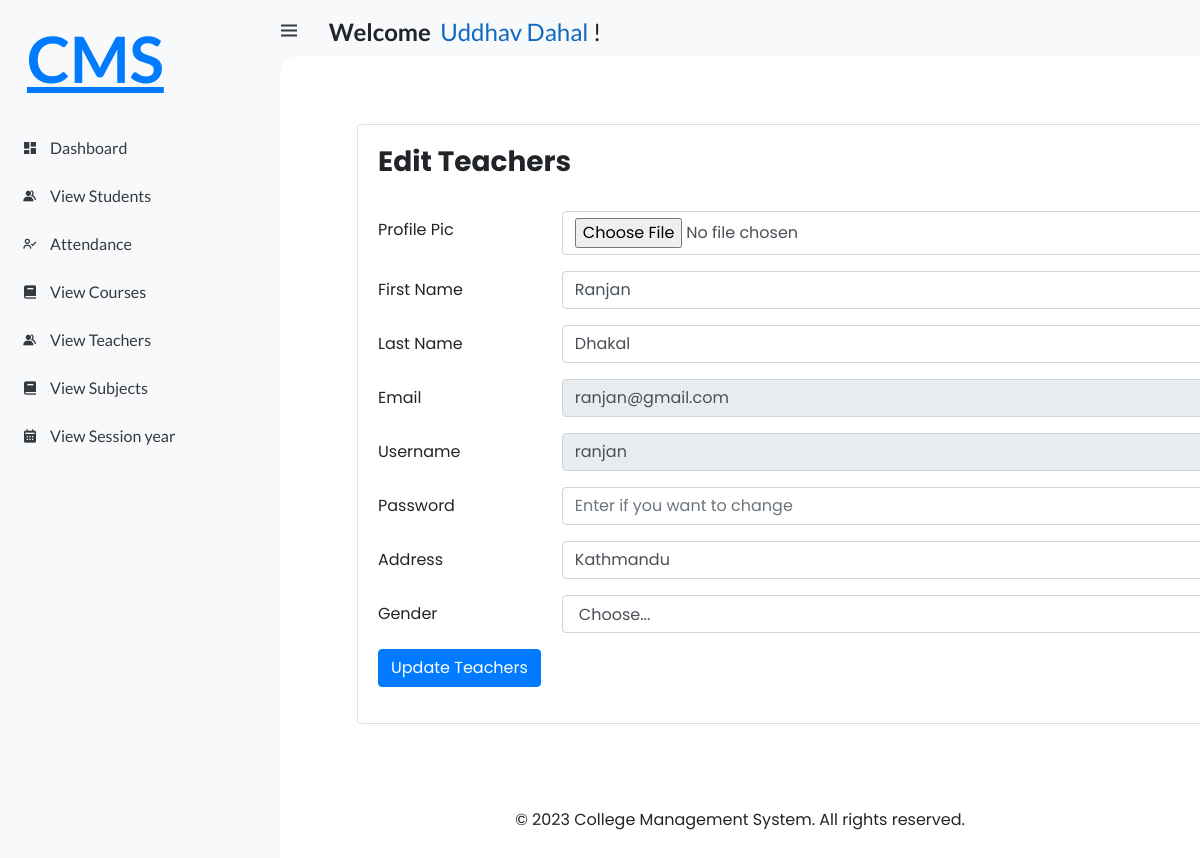
The app's page /hod/Staffs/Edit/1 (signed in) with its own data.
### student_management_app/models.py (models this page shows, shortened)
class CustomUser(AbstractUser):
    USER = (
        (1, 'HOD'),
        (2, 'STAFF'),
        (3, 'STUDENT'),
    )
    user_type = models.CharField(choices=USER, max_length=50, default=1)
    profile_pic = models.ImageField(upload_to='media/profile_pic/')

class Staff(models.Model):
    admin = models.OneToOneField(CustomUser, on_delete=models.CASCADE)
    address = models.TextField()
    gender = models.CharField(max_length=100)
    created_at = models.DateTimeField(auto_now_add=True)
    updated_at = models.DateTimeField(auto_now=True)

### student_management_system/Hod_views.py (the view)
# urls.py: path('hod/Staffs/Edit/<str:id>', Hod_views.Edit_Staffs, name='edit_staffs'),
@login_required(login_url='/')
def Edit_Staffs(request, id):
    staff = Staff.objects.get(id=id)
    context = {
        'staff': staff,
    }
    return render(request, 'Hod/edit_staff.html', context)

### templates/Hod/edit_staff.html (shortened to what this page needs)
{% extends 'index.html' %}
{% load static %}
{% block content %}
<link rel="stylesheet" href="{% static 'style/hod_styles/edit_staff.css' %}">
<div class="card" >
  <div class="card-body">
    <div class="update_container">
        <h3><b>Edit Teachers</b></h3>
        <br>
        <form action="{% url 'update_staffs' %}" method="post" enctype="multipart/form-data">
          <div class="form-group row">
            <label for="profile_pic" class="col-sm-2 col-form-label">Profile Pic</label>
            <div class="col-sm-10">
              <input type="file" class="form-control" id="profile_pic">
            </div>
          </div>
          <div class="form-group row">
            <label for="first_name" class="col-sm-2 col-form-label">First Name</label>
            <div class="col-sm-10">
              <input type="text" class="form-control" id="first_name" name="first_name" value="{{staff.admin.first_name}}">
            </div>
          </div>
          <div class="form-group row">
            <label for="last_name" class="col-sm-2 col-form-label">Last Name</label>
            <div class="col-sm-10">
              <input type="text" class="form-control" id="last_name" name="last_name" value="{{staff.admin.last_name}}">
            </div>
          </div>
          <div class="form-group row">
            <label for="email" class="col-sm-2 col-form-label">Email</label>
            <div class="col-sm-10">
              <input type="text" class="form-control" id="email" name="email" value="{{staff.admin.email}}" readonly>
            </div>
          </div>
          <div class="form-group row">
            <label for="username" class="col-sm-2 col-form-label">Username</label>
            <div class="col-sm-10">
              <input type="text" class="form-control" id="username" name="username" value="{{staff.admin.username}}", readonly>
            </div>
          </div>
          <div class="form-group row">
            <label for="password" class="col-sm-2 col-form-label">Password</label>
            <div class="col-sm-10">
              <input type="text" class="form-control" id="password" name="password" placeholder="Enter if you want to change">
            </div>
          </div>
          <div class="form-group row">
            <label for="address" class="col-sm-2 col-form-label">Address</label>
            <div class="col-sm-10">
              <input type="text" class="form-control" id="address" name="address" value="{{staff.address}}">
            </div>
          </div>
          <div class="form-group row">
            <label class="col-sm-2 col-form-label">Gender</label>
            <div class="col-sm-10">
              <select class="form-control" id="gender" name="gender">
                <option selected>Choose...</option>
              </select>
            </div>
          </div>
          <div class="form-group row">
            <div class="col-sm-10">
              <button type="submit" class="btn btn-primary">Update Teachers</button>
            </div>
          </div>
        </form>
    </div>
  </div>
</div>
{% endblock %}

### templates/index.html (shortened to what this page needs)
<!DOCTYPE html>
<html lang="en">
{% load static %}
{% load active_link_tags %}
<head>
	<link href='https://unpkg.com/boxicons@2.0.9/css/boxicons.min.css' rel='stylesheet'>
	<link rel="stylesheet" href="https://cdn.jsdelivr.net/npm/bootstrap@4.0.0/dist/css/bootstrap.min.css">
	<link rel="stylesheet" href="/static/css/base.css">
	<link rel="stylesheet" href="{% static 'style/index.css' %}">
	<link rel="stylesheet" href="https://cdn.jsdelivr.net/npm/bootstrap@4.0.0/dist/css/bootstrap.min.css">
</head>
<body>
	<section id="sidebar">
		<a href="{% url 'hod_home' %}" class="brand">
			<p style="margin-left: 27px;margin-top: 77px;font-size:4rem;">
				CMS
			</p>
		</a>
		{% if user.user_type == '1'%}
		<ul class="side-menu top">
			<li class="{% active_link 'hod_home' 'active' %}">
				<a href="{% url 'hod_home' %}">
					<i class='bx bxs-dashboard' ></i>
					<span class="text">Dashboard</span>
				</a>
			</li>
			<li class="{% active_link 'view_attendances' 'active' %}">
				<a href="{% url 'view_attendances' %}">
					<i class='bx bx-user-check' ></i>
					<span class="text">Attendance</span>
				</a>
			</li>
			<li class="{% active_link 'view_staffs' 'active' %}">
				<a href="{% url 'view_staffs' %}">
					<i class='bx bxs-group' ></i>
					<span class="text">Teachers</span>
				</a>
			</li>
			<li class="{% active_link 'view_students' 'active' %}">
				<a href="{% url 'view_students' %}">
					<i class='bx bxs-group' ></i>
					<span class="text">Students</span>
				</a>
			</li>
			<li class="{% active_link 'view_courses' 'active' %}">
				<a href="{% url 'view_courses' %}">
					<i class='bx bxs-book' ></i>
					<span class="text">Courses</span>
				</a>
			</li>
			<li class="{% active_link 'view_subjects' 'active' %}">
				<a href="{% url 'view_subjects' %}">
					<i class='bx bxs-book' ></i>
					<span class="text">Subjects</span>
				</a>
			</li>
			<li class="{% active_link 'view_sessions' 'active' %}">
				<a href="{% url 'view_sessions' %}">
					<i class='bx bxs-calendar' ></i>
					<span class="text">Session Year</span>
				</a>
			</li>
			<li class="{% active_link 'view_contacts' 'active' %}">
				<a href="{% url 'view_contacts' %}">
					<i class='bx bxs-contact' ></i>
					<span class="text">Contacts</span>
				</a>
			</li>
		</ul>
		{% elif user.user_type == '2'%}
		<ul class="side-menu top">
			<li class="{% active_link 'staff_home' 'active' %}">
				<a href="{% url 'staff_home' %}">
					<i class='bx bxs-dashboard' ></i>
					<span class="text">Dashboard</span>
				</a>
			</li>
			<li class="{% active_link 'feature_view_students' 'active' %}">
				<a href="{% url 'feature_view_students' %}">
					<i class='bx bxs-group' ></i>
					<span class="text">View Students</span>
				</a>
			</li>
			<li class="{% active_link 'view_staff_attendances' 'active' %}">
				<a href="{% url 'view_staff_attendances' %}">
					<i class='bx bx-user-check'></i>
					<span class="text">Attendance</span>
				</a>
			</li>
			<li class="{% active_link 'feature_view_courses' 'active' %}">
				<a href="{% url 'feature_view_courses' %}">
					<i class='bx bxs-book' ></i>
					<span class="text">View Courses</span>
				</a>
			</li>
			<li class="{% active_link 'feature_view_staffs' 'active' %}">
				<a href="{% url 'feature_view_staffs' %}">
					<i class='bx bxs-group' ></i>
					<span class="text">View Teachers</span>
				</a>
			</li>
			<li class="{% active_link 'feature_view_subjects' 'active' %}">
				<a href="{% url 'feature_view_subjects' %}">
					<i class='bx bxs-book' ></i>
					<span class="text">View Subjects</span>
				</a>
			</li>
			<li class="{% active_link 'feature_view_sessions' 'active' %}">
				<a href="{% url 'feature_view_sessions' %}">
					<i class='bx bxs-calendar' ></i>
					<span class="text">View Session year</span>
				</a>
			</li>
		</ul>
		{% endif%}
	</section>
	<section id="content">
		<nav>
			<div class="container mt-5" style="margin-top: 1rem!important;">
				<div class="row">
					<div class="col-md-6">
						<div class="top-nav-search">
							<h4 style="margin-left: -42px;">
							<i class='bx bx-menu' ></i>
								<strong>Welcome</strong>&nbsp;
								<span style="color: #1068c1;">{{user.first_name}} {{user.last_name}}</span>&nbsp;!
							</h4>
						</div>
					</div>
					<div class="col-md-6">
					</div>
				</div>
			</div>
		</nav>
		<main>
			{% block content %}
			{% endblock %}
			<br><br><br><br>
			<footer>
				<div class="container">
					<div class="row">
						<div class="col-md-12 text-center">
							<p style="margin-bottom: -7px;">&copy; 2023 College Management System. All rights reserved.</p>
						</div>
					</div>
				</div>
			</footer>
		</main>
	</section>
</body>
</html>

### static/css/base.css (style rules this page uses)
* { margin: 0; padding: 0; box-sizing: border-box; }
a { text-decoration: none; }
li { list-style: none; }
:root { --poppins: 'Poppins', sans-serif; --lato: 'Lato', sans-serif; --light: #F9F9F9; --blue: #3C91E6; --light-blue: #CFE8FF; --grey: #eee; --dark-grey: #AAAAAA; --dark: #342E37; --red: #DB504A; --yellow: #FFCE26; --light-yellow: #FFF2C6; --orange: #FD7238; --light-orange: #FFE0D3; }
html { overflow-x: hidden; }
body { background: var(--grey); overflow-x: hidden; }

### static/style/index.css (style rules this page uses)
* { margin: 0; padding: 0; box-sizing: border-box; }
a { text-decoration: none; }
li { list-style: none; }
:root { --poppins: 'Poppins', sans-serif; --lato: 'Lato', sans-serif; --light: #F9F9F9; --blue: #3C91E6; --light-blue: #CFE8FF; --grey: #eee; --dark-grey: #AAAAAA; --dark: #342E37; --red: #DB504A; --yellow: #FFCE26; --light-yellow: #FFF2C6; --orange: #FD7238; --light-orange: #FFE0D3; }
html { overflow-x: hidden; }
body { background: var(--grey); overflow-x: hidden; }
#sidebar { position: fixed; top: 0; left: 0; width: 280px; height: 100%; background: var(--light); z-index: 2000; font-family: var(--lato); transition: .3s ease; overflow-x: hidden; scrollbar-width: none; }
#sidebar .brand { font-size: 24px; font-weight: 700; height: 56px; display: flex; align-items: center; color: var(--blue); position: sticky; top: 0; left: 0; background: var(--light); z-index: 500; padding-bottom: 20px; box-sizing: content-box; }
#sidebar .side-menu { width: 100%; margin-top: 48px; }
#sidebar .side-menu li { height: 48px; background: transparent; margin-left: 6px; border-radius: 48px 0 0 48px; padding: 4px; }
#sidebar .side-menu li a { width: 100%; height: 100%; background: var(--light); display: flex; align-items: center; border-radius: 48px; font-size: 16px; color: var(--dark); white-space: nowrap; overflow-x: hidden; }
#sidebar .side-menu li a .bx { min-width: calc(60px - ((4px + 6px) * 2)); display: flex; justify-content: center; }
#content { position: relative; width: calc(100% - 280px); left: 280px; transition: .3s ease; }
#content nav { height: 56px; background: var(--light); padding: 0 24px; display: flex; align-items: center; grid-gap: 24px; font-family: var(--lato); position: sticky; top: 0; left: 0; z-index: 1000; }
#content nav::before { content: ''; position: absolute; width: 40px; height: 40px; bottom: -40px; left: 0; border-radius: 50%; box-shadow: -20px -20px 0 var(--light); }
#content nav .bx.bx-menu { cursor: pointer; color: var(--dark); }
#content main { width: 100%; padding: 36px 24px; font-family: var(--poppins); max-height: calc(100vh - 56px); overflow-y: auto; }
.container { margin-top: -12px; }

### static/style/hod_styles/edit_staff.css (style rules this page uses)
.update_container { background: white; }
.card { width: 1115px; margin-left: 53px; margin-top: 2rem; }

### records on screen
CustomUser: first_name "Uddhav", last_name "Dahal"
Staff: first_name "Ranjan", last_name "Dhakal", email "ranjan@gmail.com", username "ranjan", address "Kathmandu"
